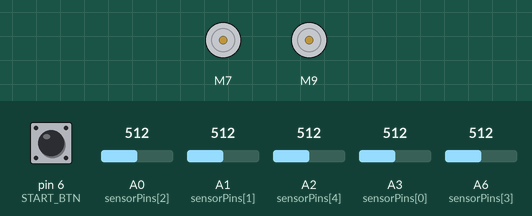
Bench run of a sketch on a simulated Arduino Nano, built with avr-gcc and run on an emulated ATmega328P. Parts: 2 × DC motor (green arrow = forward, orange = backward, longer = faster). The inputs (shaded band) are chosen by the test bench; at power-on: pin 6 (START_BTN) HIGH, A0 (sensorPins[2]) = 512, A1 (sensorPins[1]) = 512, A3 (sensorPins[0]) = 512, A2 (sensorPins[4]) = 512, A6 (sensorPins[3]) = 512.

Above: at 1.2 s.
1.3 s: pin 6 (START_BTN) pulled LOW for 0.15 s
At 2.5 s:
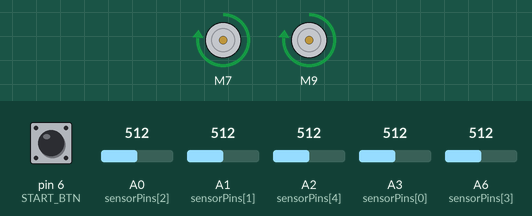
2.9 s: A0 (sensorPins[2]) set to 647
4.4 s: A0 (sensorPins[2]) set to 674
At 5.5 s:
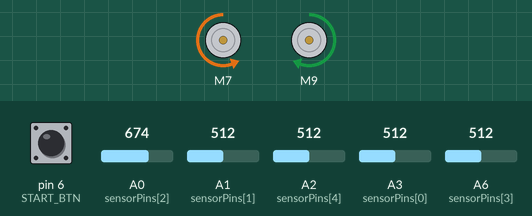
5.9 s: A1 (sensorPins[1]) set to 644
7.4 s: A1 (sensorPins[1]) set to 670
At 7.7 s:
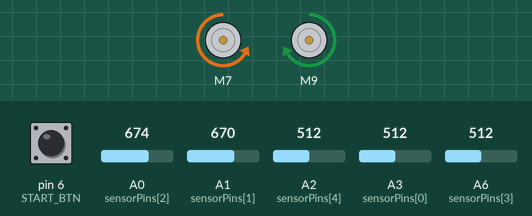
8.9 s: A3 (sensorPins[0]) set to 651
10.4 s: A3 (sensorPins[0]) set to 673
At 11.2 s:
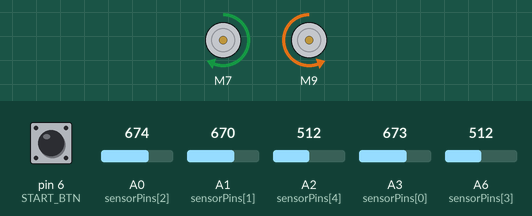
Timing chart, 0 to 12.9 s (numbered marks = the images above; inputs shaded):
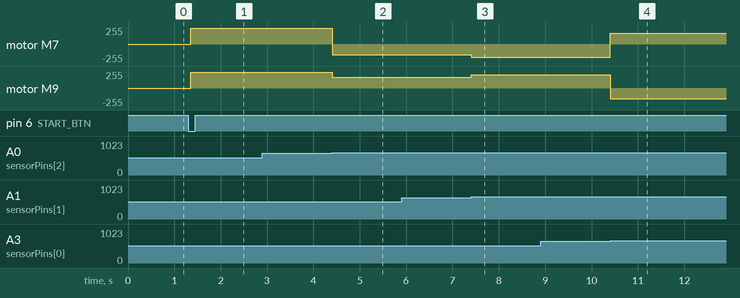

Measured:
- the behaviour switches between 658 and 659 on A0 (sensorPins[2]) (found by bisection; images 1 and 2)
- the behaviour switches between 658 and 659 on A1 (sensorPins[1]) (found by bisection; images 2 and 3)
- the behaviour switches between 659 and 660 on A3 (sensorPins[0]) (found by bisection; images 3 and 4)
- after the input at 1.3 s, motor M7, motor M9: stopped → forward 240/255 after 0.05 s
- after the input at 2.9 s, every drawn part: stays the same
- after the input at 4.4 s, motor M7: forward 240/255 → backward 160/255 at once; motor M9: forward 240/255 → forward 160/255 at once
- after the input at 5.9 s, every drawn part: stays the same
- after the input at 7.4 s, motor M7: backward 160/255 → backward 200/255 at once; motor M9: forward 160/255 → forward 200/255 at once
- after the input at 8.9 s, every drawn part: stays the same
- after the input at 10.4 s, motor M7: backward 200/255 → forward 160/255 at once; motor M9: forward 200/255 → backward 160/255 at once

The sketch:

lfr_proyecto_v2.ino
```cpp
#include <SparkFun_TB6612.h>

#define NUM_SENSORS 5

// -------------------- SENSOR PINS --------------------
int sensorPins[NUM_SENSORS] = {A3, A1, A0, A6, A2};

// -------------------- MANUAL CALIBRATION VALUES --------------------
int whiteValues[NUM_SENSORS] = {974, 974, 973, 974, 974};
int blackValues[NUM_SENSORS] = {346, 345, 345, 345, 343};

int threshold[NUM_SENSORS];

// -------------------- MOTOR PINS --------------------
#define AIN1 7
#define AIN2 8
#define PWMA 5
#define BIN1 9
#define BIN2 10
#define PWMB 11
#define STBY 12

Motor motorA(AIN1, AIN2, PWMA, -1, STBY);
Motor motorB(BIN1, BIN2, PWMB, -1, STBY);

// -------------------- SPEED SETTINGS --------------------
int fullSpeed     = 240;
int turnSpeed     = 160;   // BASE correction
int hardTurnSpeed = 190;

int motorDirection = -1;

// -------------------- LINE MEMORY --------------------
enum LastSeen { LEFT, RIGHT, NONE };
LastSeen lastOnTrack = NONE;

// -------------------- START BUTTON --------------------
#define START_BTN 6

// -------------------- THRESHOLD CALC --------------------
void calculateThresholds() {
  for (int i = 0; i < NUM_SENSORS; i++) {
    threshold[i] = (whiteValues[i] + blackValues[i]) / 2;
  }
}

// -------------------- SETUP --------------------
void setup() {
  pinMode(START_BTN, INPUT_PULLUP);
  Serial.begin(9600);
  calculateThresholds();
}

// -------------------- LOOP --------------------
void loop() {
  if (digitalRead(START_BTN) == LOW) {
    delay(50);
    if (digitalRead(START_BTN) == LOW) followLine();
  }
}

// -------------------- LINE FOLLOW --------------------
void followLine() {
  while (true) {

    int s[NUM_SENSORS];
    for (int i = 0; i < NUM_SENSORS; i++) {
      s[i] = analogRead(sensorPins[i]);
    }

    bool L2 = s[0] < threshold[0];
    bool L1 = s[1] < threshold[1];
    bool C  = s[2] < threshold[2];
    bool R1 = s[3] < threshold[3];
    bool R2 = s[4] < threshold[4];

    bool any = L2 || L1 || C || R1 || R2;

    if (any) {

      // ---------- PERFECT CENTER ----------
      if (C) {
        moveForward(fullSpeed);

        if (L1 || L2) lastOnTrack = LEFT;
        else if (R1 || R2) lastOnTrack = RIGHT;
      }

      // ---------- LEFT SIDE ----------
      else if (L1) {
        turnLeft(turnSpeed);          // SLIGHT correction
        lastOnTrack = LEFT;
      }
      else if (L2) {
        turnLeft(turnSpeed + 40);     // HARDER correction
        lastOnTrack = LEFT;
      }

      // ---------- RIGHT SIDE ----------
      else if (R1) {
        turnRight(turnSpeed);
        lastOnTrack = RIGHT;
      }
      else if (R2) {
        turnRight(turnSpeed + 40);
        lastOnTrack = RIGHT;
      }
    }

    // ---------- COMPLETELY LOST ----------
    else {
      if (lastOnTrack == LEFT)  spinAntiClockwise(hardTurnSpeed);
      else                      spinClockwise(hardTurnSpeed);
    }

    delay(2);
  }
}

// -------------------- MOTOR WRAPPERS --------------------
void moveForward(int speed) {
  motorA.drive(speed * motorDirection);
  motorB.drive(speed * motorDirection);
}

// SLIGHT turn = only 25% speed reduction
void turnLeft(int speed) {
  motorA.drive(-speed * motorDirection);
  motorB.drive(speed * motorDirection);
}

void turnRight(int speed) {
  motorA.drive(speed * motorDirection);
  motorB.drive(-speed * motorDirection);
}

void spinAntiClockwise(int speed) {
  motorA.drive(-speed * motorDirection);
  motorB.drive((speed *1/2) * motorDirection);
}

void spinClockwise(int speed) {
  motorA.drive((speed *1/2) * motorDirection);
  motorB.drive(-speed * motorDirection);
}
  
```
